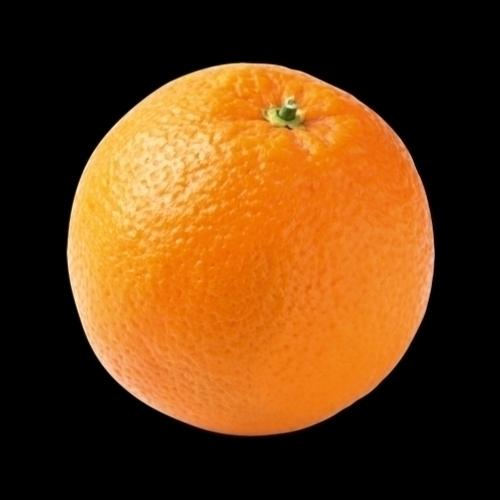
#> input picture BIOL - Orange Activity/orange.jpg, 500 x 500 px, given in place of orange.png, which was not available
$ jupyter execute Image_Acquisition.ipynb   (text cells are left out)
#> lines starting #> are read from the running program, lines starting #| are printed output that depends on the picture; pictures that were not available may be replaced by others from this repository, and a replacement may not be noted
[cell 1]
import numpy as np
import cv2
from google.colab.patches import cv2_imshow
img = cv2.imread('/content/orange.png')
#> img is the input picture: shape (500, 500, 3); mean B, G, R 19.2, 60.5, 103.1
cv2_imshow(img)

[cell 2]
#convert to grayscale
img_gray = cv2.cvtColor(img, cv2.COLOR_BGR2GRAY)
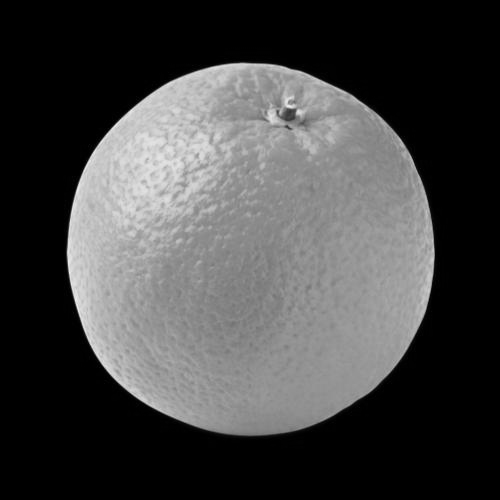
#> img_gray: shape (500, 500); min 0, max 238, mean 68.5

#display new image
cv2_imshow(img_gray)

[cell 3]
#resize
resized_img = cv2.resize(img, (250, 250))

#display new image
cv2_imshow(resized_img)

[cell 4]
#flip an image
img_flip = cv2.flip(img_gray, 0)
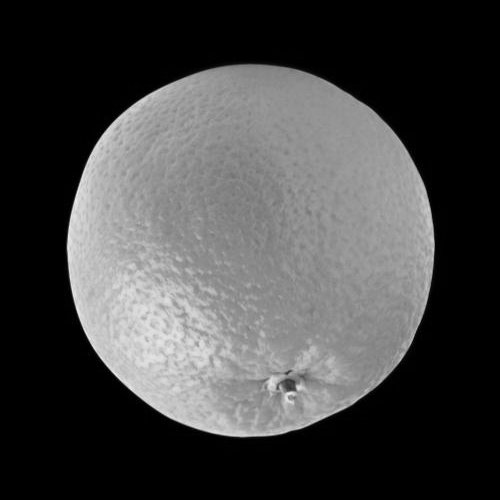
#> img_flip: shape (500, 500); min 0, max 238, mean 68.5

#display new image
cv2_imshow(img_flip)

[cell 5]
import cv2
import numpy as np
from google.colab.patches import cv2_imshow

# Load your grayscale image (replace this with your image loading code)
img_gray = cv2.imread('/content/orange.png', cv2.IMREAD_GRAYSCALE)
#> img_gray: shape (500, 500); min 0, max 241, mean 68.5

# Get image dimensions
height, width = img_gray.shape[:2]
#> height = 500; width = 500

# Define the rotation angle in degrees
angle = 70

# Calculate rotation matrix
rotation_matrix = cv2.getRotationMatrix2D((width / 2, height / 2), angle, 1)

# Perform affine transformation
img_rotated = cv2.warpAffine(img_gray, rotation_matrix, (width, height))
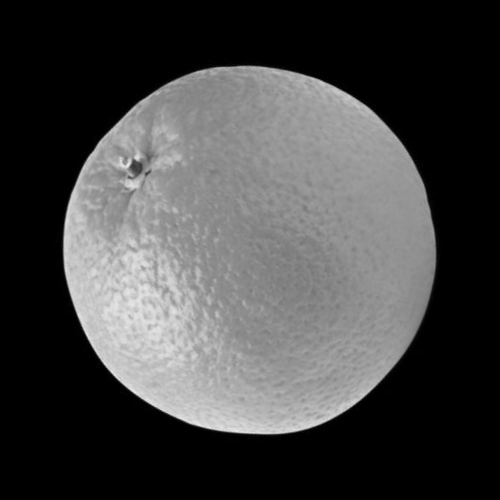
#> img_rotated: shape (500, 500); min 0, max 236, mean 68.5

# Display the rotated image
cv2_imshow(img_rotated)

$ run again, with BIOL - Orange Activity/blue_img.jpg copied over BIOL - Orange Activity/orange.jpg
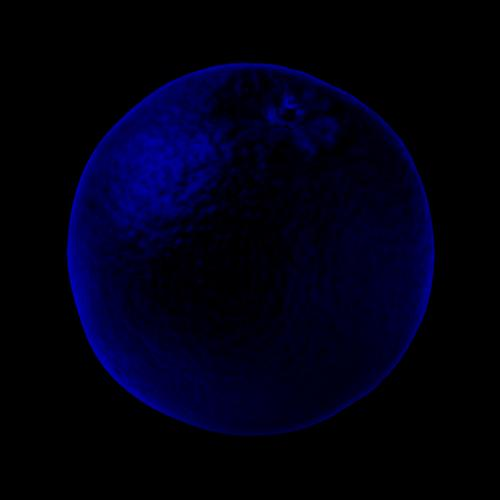
#> input picture BIOL - Orange Activity/blue_img.jpg, 500 x 500 px, given in place of orange.png, which was not available
#> img is the input picture: shape (500, 500, 3); mean B, G, R 19, 0.2, 0.3
#> `img_flip = cv2.flip(img_gray, 0)`:
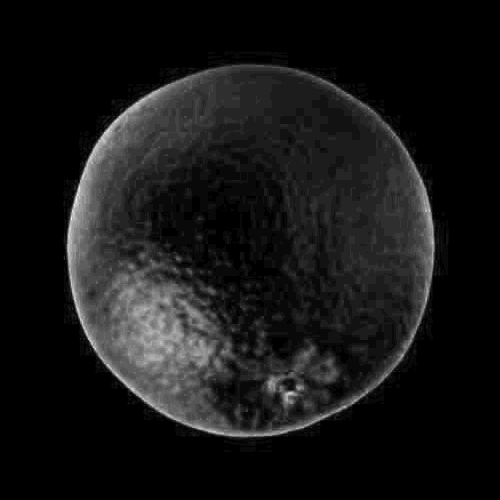
#> img_flip: shape (500, 500); min 0, max 27, mean 2.4; drawn with min black and max white
#> `img_rotated = cv2.warpAffine(img_gray, rotation_matrix, (width, height))`:
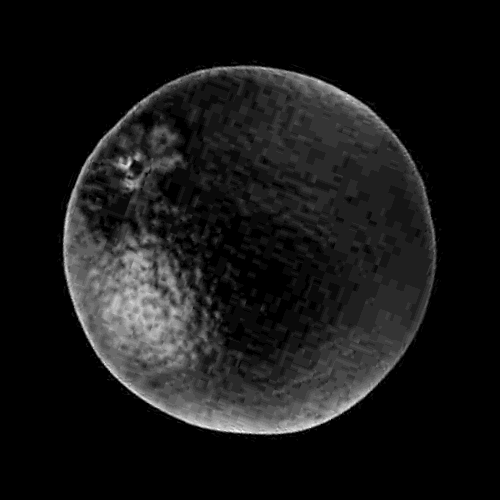
#> img_rotated: shape (500, 500); min 0, max 24, mean 2.2; drawn with min black and max white
